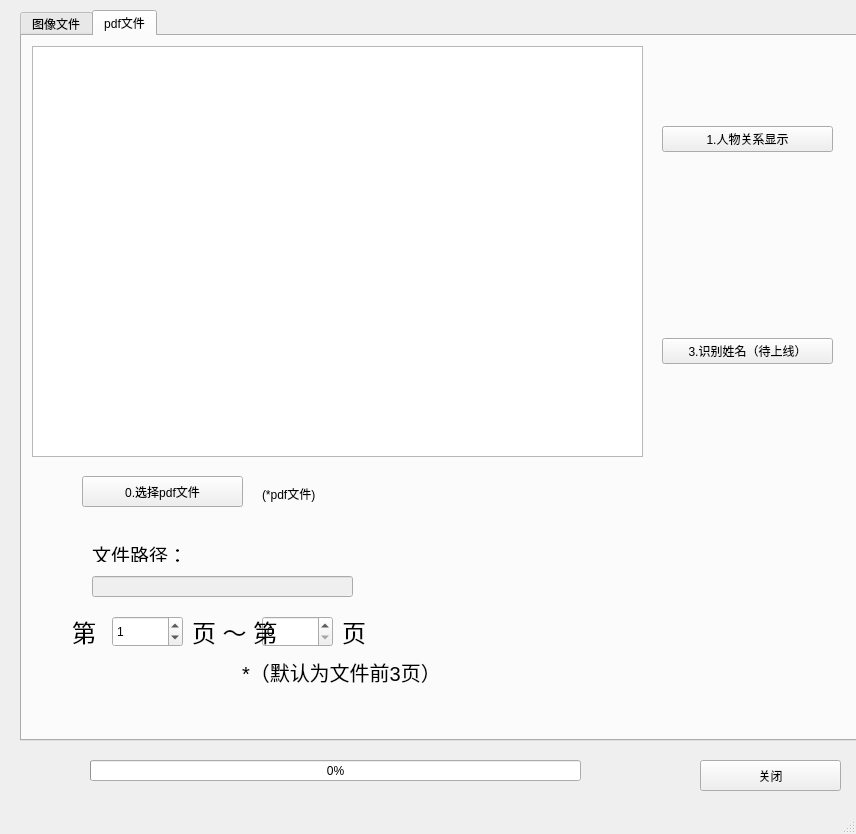
<?xml version="1.0" encoding="UTF-8"?>
<ui version="4.0">
 <class>MainWindow</class>
 <widget class="QMainWindow" name="MainWindow">
  <property name="geometry">
   <rect>
    <x>0</x>
    <y>0</y>
    <width>856</width>
    <height>834</height>
   </rect>
  </property>
  <property name="windowTitle">
   <string>族谱识别系统0.0.2</string>
  </property>
  <widget class="QWidget" name="centralwidget">
   <widget class="QTabWidget" name="tabWidget">
    <property name="geometry">
     <rect>
      <x>20</x>
      <y>10</y>
      <width>841</width>
      <height>731</height>
     </rect>
    </property>
    <property name="currentIndex">
     <number>1</number>
    </property>
    <widget class="QWidget" name="img_tab">
     <attribute name="title">
      <string>图像文件</string>
     </attribute>
     <widget class="QTableWidget" name="table">
      <property name="geometry">
       <rect>
        <x>10</x>
        <y>10</y>
        <width>611</width>
        <height>411</height>
       </rect>
      </property>
     </widget>
     <widget class="QLabel" name="dir_hint">
      <property name="geometry">
       <rect>
        <x>70</x>
        <y>510</y>
        <width>161</width>
        <height>16</height>
       </rect>
      </property>
      <property name="font">
       <font>
        <pointsize>14</pointsize>
       </font>
      </property>
      <property name="text">
       <string>图片路径：</string>
      </property>
     </widget>
     <widget class="QLabel" name="format_lab">
      <property name="geometry">
       <rect>
        <x>240</x>
        <y>450</y>
        <width>171</width>
        <height>16</height>
       </rect>
      </property>
      <property name="text">
       <string>(*jpg, *jpeg, *png格式图片)</string>
      </property>
     </widget>
     <widget class="QCheckBox" name="if_show_chekbox">
      <property name="enabled">
       <bool>true</bool>
      </property>
      <property name="geometry">
       <rect>
        <x>260</x>
        <y>590</y>
        <width>120</width>
        <height>22</height>
       </rect>
      </property>
      <property name="text">
       <string>显示/不显示图片</string>
      </property>
      <property name="checked">
       <bool>true</bool>
      </property>
     </widget>
     <widget class="QLineEdit" name="img_linetext">
      <property name="enabled">
       <bool>false</bool>
      </property>
      <property name="geometry">
       <rect>
        <x>70</x>
        <y>540</y>
        <width>261</width>
        <height>21</height>
       </rect>
      </property>
      <property name="readOnly">
       <bool>true</bool>
      </property>
     </widget>
     <widget class="QPushButton" name="img_but">
      <property name="geometry">
       <rect>
        <x>60</x>
        <y>440</y>
        <width>161</width>
        <height>31</height>
       </rect>
      </property>
      <property name="sizePolicy">
       <sizepolicy hsizetype="Minimum" vsizetype="Fixed">
        <horstretch>0</horstretch>
        <verstretch>0</verstretch>
       </sizepolicy>
      </property>
      <property name="layoutDirection">
       <enum>Qt::LeftToRight</enum>
      </property>
      <property name="text">
       <string>0.选择目标图片</string>
      </property>
     </widget>
     <widget class="QLabel" name="img_lab">
      <property name="geometry">
       <rect>
        <x>410</x>
        <y>430</y>
        <width>211</width>
        <height>261</height>
       </rect>
      </property>
      <property name="sizePolicy">
       <sizepolicy hsizetype="Preferred" vsizetype="Preferred">
        <horstretch>0</horstretch>
        <verstretch>0</verstretch>
       </sizepolicy>
      </property>
      <property name="text">
       <string/>
      </property>
     </widget>
     <widget class="QWidget" name="layoutWidget">
      <property name="geometry">
       <rect>
        <x>640</x>
        <y>0</y>
        <width>171</width>
        <height>421</height>
       </rect>
      </property>
      <layout class="QVBoxLayout" name="verticalLayout">
       <item>
        <widget class="QPushButton" name="form_but">
         <property name="enabled">
          <bool>true</bool>
         </property>
         <property name="text">
          <string>1.人物关系显示</string>
         </property>
        </widget>
       </item>
       <item>
        <widget class="QLabel" name="hint_lab">
         <property name="enabled">
          <bool>true</bool>
         </property>
         <property name="sizePolicy">
          <sizepolicy hsizetype="Minimum" vsizetype="Fixed">
           <horstretch>0</horstretch>
           <verstretch>0</verstretch>
          </sizepolicy>
         </property>
         <property name="text">
          <string/>
         </property>
        </widget>
       </item>
       <item>
        <widget class="QPushButton" name="name_char_but">
         <property name="text">
          <string>2.识别姓名</string>
         </property>
        </widget>
       </item>
      </layout>
     </widget>
    </widget>
    <widget class="QWidget" name="pdf_tab">
     <attribute name="title">
      <string>pdf文件</string>
     </attribute>
     <widget class="QLabel" name="PdfDir_hint">
      <property name="geometry">
       <rect>
        <x>70</x>
        <y>510</y>
        <width>161</width>
        <height>16</height>
       </rect>
      </property>
      <property name="font">
       <font>
        <pointsize>14</pointsize>
       </font>
      </property>
      <property name="text">
       <string>文件路径：</string>
      </property>
     </widget>
     <widget class="QLabel" name="PdfFomat_lab">
      <property name="geometry">
       <rect>
        <x>240</x>
        <y>450</y>
        <width>171</width>
        <height>16</height>
       </rect>
      </property>
      <property name="text">
       <string>(*pdf文件)</string>
      </property>
     </widget>
     <widget class="QTableWidget" name="pdf_table">
      <property name="geometry">
       <rect>
        <x>10</x>
        <y>10</y>
        <width>611</width>
        <height>411</height>
       </rect>
      </property>
     </widget>
     <widget class="QLineEdit" name="pdf_linetext">
      <property name="enabled">
       <bool>false</bool>
      </property>
      <property name="geometry">
       <rect>
        <x>70</x>
        <y>540</y>
        <width>261</width>
        <height>21</height>
       </rect>
      </property>
      <property name="readOnly">
       <bool>true</bool>
      </property>
     </widget>
     <widget class="QWidget" name="layoutWidget_4">
      <property name="geometry">
       <rect>
        <x>640</x>
        <y>10</y>
        <width>171</width>
        <height>401</height>
       </rect>
      </property>
      <layout class="QVBoxLayout" name="verticalLayout_2">
       <item>
        <widget class="QPushButton" name="PdfAct_but">
         <property name="text">
          <string>1.人物关系显示</string>
         </property>
        </widget>
       </item>
       <item>
        <widget class="QLabel" name="PdfHint_lab">
         <property name="enabled">
          <bool>true</bool>
         </property>
         <property name="sizePolicy">
          <sizepolicy hsizetype="Minimum" vsizetype="Fixed">
           <horstretch>0</horstretch>
           <verstretch>0</verstretch>
          </sizepolicy>
         </property>
         <property name="text">
          <string/>
         </property>
        </widget>
       </item>
       <item>
        <widget class="QPushButton" name="Pdfname_char_but">
         <property name="text">
          <string>3.识别姓名（待上线）</string>
         </property>
        </widget>
       </item>
      </layout>
     </widget>
     <widget class="QPushButton" name="pdf_but">
      <property name="geometry">
       <rect>
        <x>60</x>
        <y>440</y>
        <width>161</width>
        <height>31</height>
       </rect>
      </property>
      <property name="sizePolicy">
       <sizepolicy hsizetype="Minimum" vsizetype="Fixed">
        <horstretch>0</horstretch>
        <verstretch>0</verstretch>
       </sizepolicy>
      </property>
      <property name="layoutDirection">
       <enum>Qt::LeftToRight</enum>
      </property>
      <property name="text">
       <string>0.选择pdf文件</string>
      </property>
     </widget>
     <widget class="QSpinBox" name="start_spbox">
      <property name="geometry">
       <rect>
        <x>90</x>
        <y>580</y>
        <width>71</width>
        <height>31</height>
       </rect>
      </property>
      <property name="value">
       <number>1</number>
      </property>
     </widget>
     <widget class="QSpinBox" name="end_spbox">
      <property name="geometry">
       <rect>
        <x>240</x>
        <y>580</y>
        <width>71</width>
        <height>31</height>
       </rect>
      </property>
     </widget>
     <widget class="QLabel" name="label">
      <property name="geometry">
       <rect>
        <x>50</x>
        <y>570</y>
        <width>71</width>
        <height>51</height>
       </rect>
      </property>
      <property name="font">
       <font>
        <family>Heiti SC</family>
        <pointsize>18</pointsize>
       </font>
      </property>
      <property name="text">
       <string>第</string>
      </property>
     </widget>
     <widget class="QLabel" name="label_2">
      <property name="geometry">
       <rect>
        <x>170</x>
        <y>570</y>
        <width>91</width>
        <height>51</height>
       </rect>
      </property>
      <property name="font">
       <font>
        <pointsize>18</pointsize>
       </font>
      </property>
      <property name="text">
       <string>页 ～ 第</string>
      </property>
     </widget>
     <widget class="QLabel" name="label_3">
      <property name="geometry">
       <rect>
        <x>320</x>
        <y>570</y>
        <width>71</width>
        <height>51</height>
       </rect>
      </property>
      <property name="font">
       <font>
        <family>Heiti SC</family>
        <pointsize>18</pointsize>
       </font>
      </property>
      <property name="text">
       <string>页</string>
      </property>
     </widget>
     <widget class="QLabel" name="label_4">
      <property name="geometry">
       <rect>
        <x>220</x>
        <y>620</y>
        <width>191</width>
        <height>31</height>
       </rect>
      </property>
      <property name="font">
       <font>
        <pointsize>15</pointsize>
       </font>
      </property>
      <property name="text">
       <string>*（默认为文件前3页）</string>
      </property>
     </widget>
    </widget>
   </widget>
   <widget class="QPushButton" name="close_but">
    <property name="geometry">
     <rect>
      <x>700</x>
      <y>760</y>
      <width>141</width>
      <height>31</height>
     </rect>
    </property>
    <property name="text">
     <string>关闭</string>
    </property>
   </widget>
   <widget class="QProgressBar" name="progressBar">
    <property name="geometry">
     <rect>
      <x>90</x>
      <y>760</y>
      <width>491</width>
      <height>21</height>
     </rect>
    </property>
    <property name="layoutDirection">
     <enum>Qt::LeftToRight</enum>
    </property>
    <property name="value">
     <number>0</number>
    </property>
    <property name="textVisible">
     <bool>true</bool>
    </property>
   </widget>
  </widget>
  <widget class="QStatusBar" name="statusbar"/>
 </widget>
 <resources/>
 <connections>
  <connection>
   <sender>close_but</sender>
   <signal>clicked()</signal>
   <receiver>MainWindow</receiver>
   <slot>close()</slot>
   <hints>
    <hint type="sourcelabel">
     <x>700</x>
     <y>695</y>
    </hint>
    <hint type="destinationlabel">
     <x>400</x>
     <y>372</y>
    </hint>
   </hints>
  </connection>
  <connection>
   <sender>if_show_chekbox</sender>
   <signal>toggled(bool)</signal>
   <receiver>img_lab</receiver>
   <slot>setVisible(bool)</slot>
   <hints>
    <hint type="sourcelabel">
     <x>407</x>
     <y>289</y>
    </hint>
    <hint type="destinationlabel">
     <x>297</x>
     <y>256</y>
    </hint>
   </hints>
  </connection>
 </connections>
</ui>
